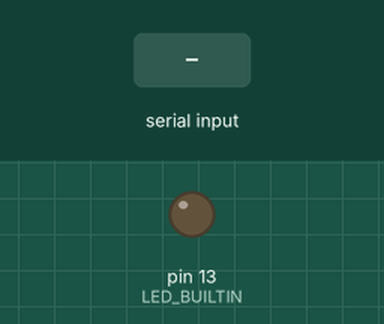
Simulated run of this sketch. Board: Arduino Uno, built with avr-gcc and run on an emulated ATmega328P. On the bench: output pins drawn as LEDs (lit = HIGH). Dashed ring = blinking. The test bench sets the inputs (shaded band).

Above: at 1.2 s.
1.3 s: "BLINK,45\n" received over Serial
At 1.49 s:
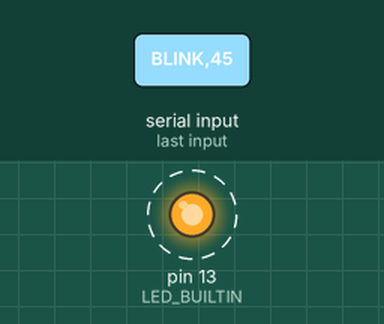
Timing chart, 0 to 10.0 s (numbered marks = the images above; inputs shaded):
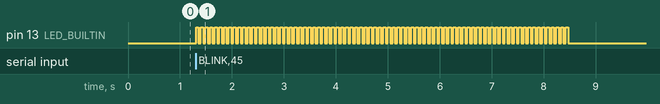

Measured:
- after the input at 1.3 s, pin 13 (LED_BUILTIN): alternates HIGH for 0.05 s and LOW for 0.05 s, 160 changes in all, then stays LOW, starting at once

The sketch:

ai-led-controller.ino
```cpp
String cmd = "";

void setup() {
  pinMode(LED_BUILTIN, OUTPUT);
  Serial.begin(9600);
}

void loop() {

  if (Serial.available()) {
    cmd = Serial.readStringUntil('\n');
    cmd.trim();

    if (cmd == "ON") {
      digitalWrite(LED_BUILTIN, HIGH);
    }

    else if (cmd == "OFF") {
      digitalWrite(LED_BUILTIN, LOW);
    }

    else if (cmd.startsWith("BLINK")) {

      int speed = cmd.substring(6).toInt();

      for(int i=0; i<80; i++) {
        digitalWrite(LED_BUILTIN, HIGH);
        delay(speed);

        digitalWrite(LED_BUILTIN, LOW);
        delay(speed);
      }
    }
  }
}
```
